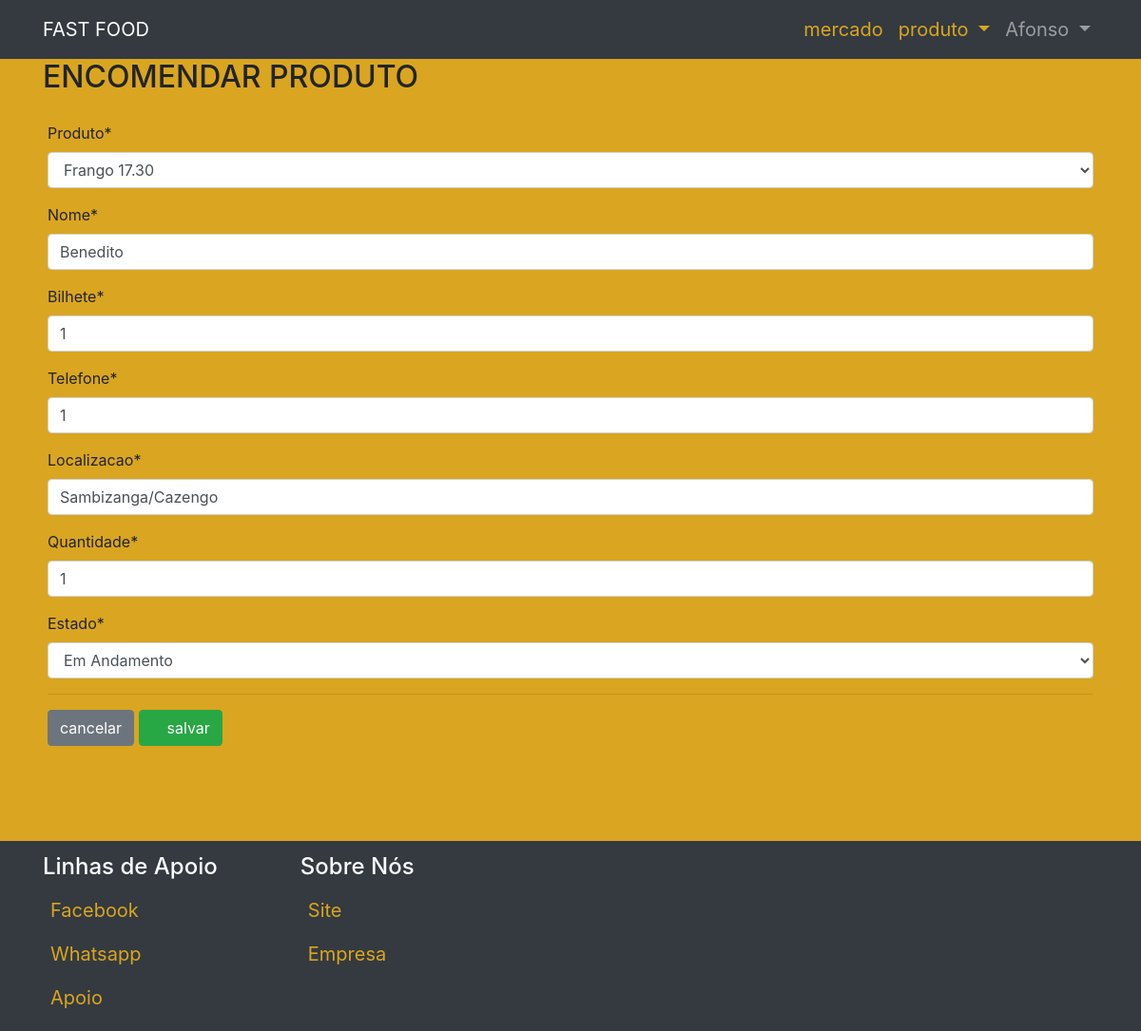
The page /mercadoria/alterar_encomenda/1/ (signed in) on the database its author committed.
### mercadoria/models.py (models this page shows, shortened)
class Encomenda (models.Model):
    produto = models.ForeignKey(Produto, on_delete=models.PROTECT)
    nome = models.CharField(max_length=50)
    bilhete = models.CharField(max_length=14)
    telefone = models.IntegerField()
    localizacao = models.CharField(max_length=50)
    tempo = models.DateTimeField(default=datetime.now)
    quantidade = models.IntegerField()
    estado = models.CharField(max_length=20, choices=estado_choices, default="Em Andamento")

class Produto (models.Model):
    nome = models.CharField (max_length=50)
    descricao = models.TextField (max_length=100, verbose_name="Descrição")
    preco = models.DecimalField (max_digits=10, decimal_places=2)
    disponibilidade = models.CharField(max_length=20, choices=disponibilidade_choices, default="Disponível")
    imagem = models.ImageField(upload_to = "img/")
    def __str__(self):
        return "{} {}".format(self.nome, self.preco)

### mercadoria/views.py (the view)
# urls.py: path("alterar_encomenda/<int:pk>/", AlterarEncomenda.as_view(), name="alterar-encomenda"),
class AlterarEncomenda(GroupRequiredMixin, LoginRequiredMixin, UpdateView):
    model = Encomenda
    fields = ["produto", "nome", "bilhete",  "telefone", "localizacao", "quantidade", "estado"]
    template_name = "criarE.html"
    success_url = reverse_lazy("lista-de-encomenda")
    group_required = u"admin", u"funcionario"
    login_url = "login.html"

### mercadoria/templates/criarE.html (shortened to what this page needs)
{% extends 'index.html' %}
{% load static %}
{% load crispy_forms_tags %}
{% block produto %}
<div class="container">
    <h2 class="title">ENCOMENDAR PRODUTO</h2>
    <form method="POST" id="lista">
        {{ form|crispy }}
        <hr>
        <a href="{% url 'lista-de-encomenda' %}" class="btn btn-secondary"> cancelar </a>
        <button type="submit" class="btn btn-success"><i class="fa fa-save"></i> salvar </button>
    </form>
</div>
{% endblock %}

### paginas/templates/index.html (shortened to what this page needs)
{% load static %}
{% load crispy_forms_tags %}
<!DOCTYPE html>
<html lang="pt-br">
  <head>
    <link rel="stylesheet" href="{% static 'bootstrap/css/bootstrap.min.css' %}">
    <link rel="stylesheet" href="{% static 'css/estilodo.css' %}">
    <link rel="stylesheet" href="{% static 'fontawesome/css/all.css' %}">
  </head>
  <body>
    {% if request.user.is_authenticated %}
    <nav class="navbar navbar-expand-md navbar-dark bg-dark">
        <div class="container">
            <a href="#" class="navbar-brand">FAST FOOD</a>
            <div class="collapse navbar-collapse justify-content-end" id="barra">
                <ul class="nav navbar-nav">
                    <li class="nav-item"><a href="{% url 'inicio' %}" class="nav-link">mercado</a></li>
                    <li class="nav-item dropdown">
                        <a href="#" data-toggle="dropdown" class="nav-link dropdown-toggle">
                            produto
                        </a>
                    </li>
                    <li class="nav-item dropdown">
                        <a data-toggle="dropdown" class="nav-link dropdown-toggle">
                           <span>{{ request.user }}</span>
                        </a>
                    </li>
                </ul>
            </div>
        </div>
    </nav>
    {% block produto %}{% endblock %}
    <footer class="navbar navbar-expand-md navbar-dark bg-dark">
        <div class="container">
            <div class="row">
                <div class="col-md-7">
                    <h4>Linhas de Apoio</h4>
                    <ul class="nav navbar-nav">
                        <li class="nav-item"><a href="#" class="nav-link">Facebook</a></li>
                    </ul>
                    <ul class="nav navbar-nav">
                        <li class="nav-item"><a href="#" class="nav-link">Whatsapp</a></li>
                    </ul>
                </div>
                <div class="col-md-5">
                    <h4>Sobre Nós</h4>
                    <ul class="nav navbar-nav">
                        <li class="nav-item"><a href="#" class="nav-link">Site</a></li>
                    </ul>
                    <ul class="nav navbar-nav">
                        <li class="nav-item"><a href="#" class="nav-link">Empresa</a></li>
                    </ul>
                </div>
                <div class="col-md-1">
                    <ul class="nav navbar-nav">
                        <li class="nav-item"><a href="#" class="nav-link">Apoio</a></li>
                    </ul>
                </div>
            </div>
        </div>
    </footer>
    {% endif %}
  </body>
</html>

### static/css/estilodo.css (style rules this page uses)
body { background-color: goldenrod; }
.navbar-dark .navbar-nav > li > a:link { color: goldenrod; font-size: 20px; background: none; }
.navbar-dark .navbar-nav > li > a { font-size: 20px; background: none; }
footer { height: 200px; }
h4 { color:#fff; }
#lista { background-color: goldenrod; padding: 20px 5px 100px 5px; }

### rows shown on the page
Encomenda: produto "Frango 17.30", bilhete "1", telefone "1", localizacao "Sambizanga/Cazengo", quantidade "1", estado "Em Andamento"
Produto: nome "Benedito"

### other values the page prints
{{ request.user }} "Afonso"
